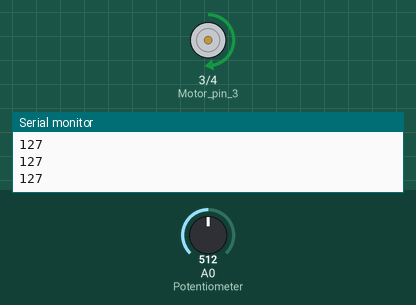
A sketch run on a simulated Arduino Uno, built with avr-gcc and run on an emulated ATmega328P. On the bench: motor-driver pin pairs drawn as motors (green arrow = first pin HIGH = forward, orange = second pin HIGH = backward, longer = more drive), the last lines printed to the serial monitor. Inputs (shaded band) come from the test bench; at power-on: A0 (Potentiometer) = 512.

Above: at 1.4 s.
1.5 s: A0 (Potentiometer) set to 716
4.8 s: A0 (Potentiometer) set to 900
8.1 s: A0 (Potentiometer) set to 122
11.4 s: A0 (Potentiometer) set to 511
At 11.56 s:
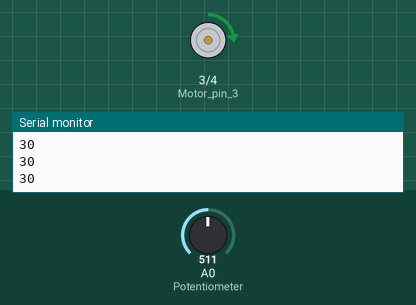
Timing chart, 0 to 15.7 s (numbered marks = the images above; inputs shaded):
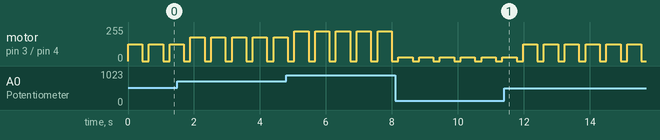

Measured:
- by itself, motor on pin 3 (Motor_pin_3) / pin 4 (Motor_pin_4): alternates forward 127/255 for 0.43 s and stopped for 0.20 s

The sketch:

sketch.ino
```cpp
int activeFor = 500- 70;
int inactiveFor = 200;
 void setup()
  {
  Serial.begin(9600);
   pinMode(3,OUTPUT); // Motor pin 3
   pinMode(4,OUTPUT); // Motor pin 4
   digitalWrite(4,LOW); // Normally LOW inthis pin
   pinMode(A0,INPUT);  // 10k Potentiometer
  }
  void loop(){
  spin();


  }

void spin(){
  int s=analogRead(A0); // 10k Potentiometer
  int z=map(s,0,1024,0,255);
  Serial.println(z);
  analogWrite(3,z);
delay(activeFor);
digitalWrite(3,0);
delay(inactiveFor);
  }
```
